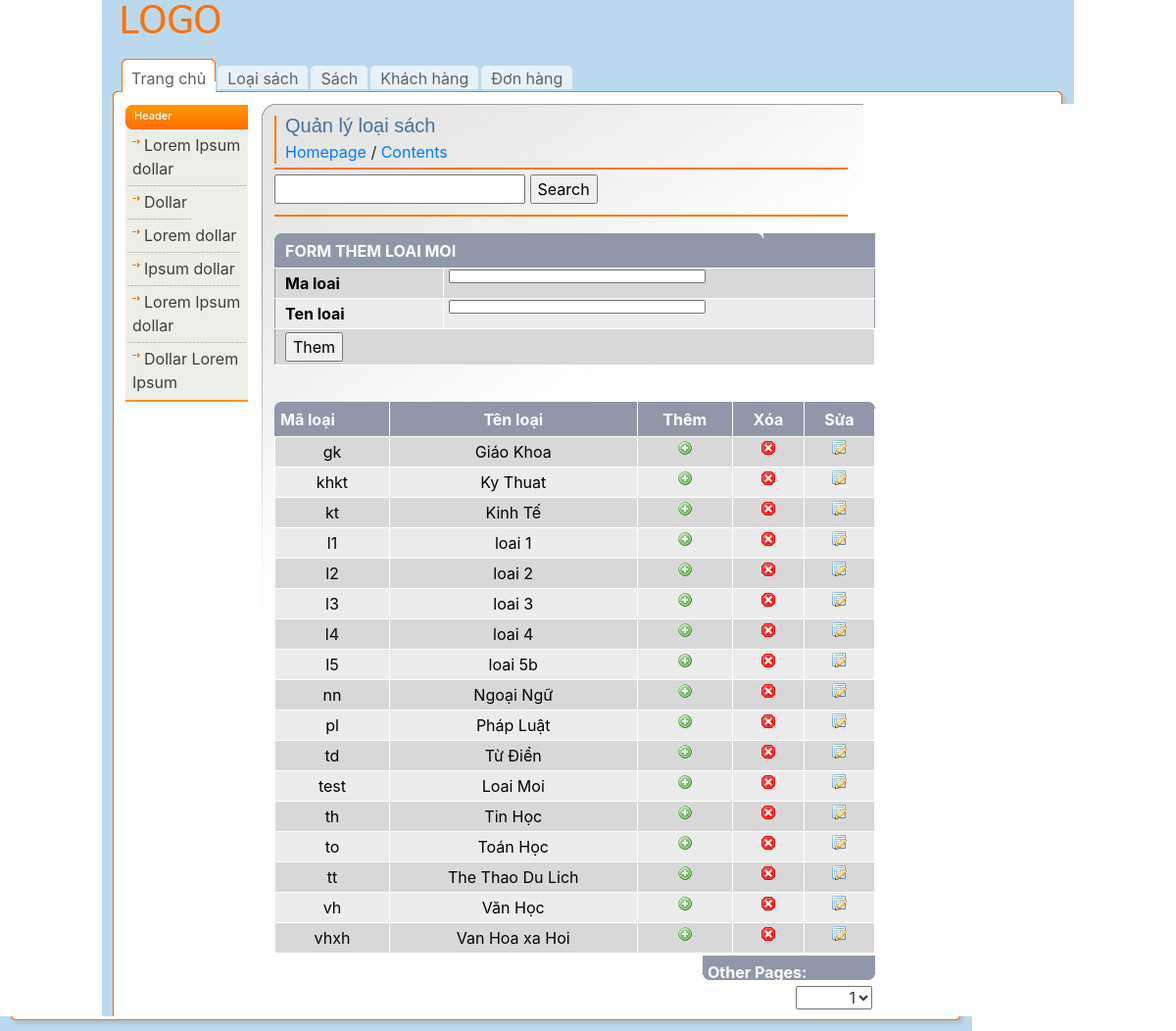
The app's page /admin/index.php with its own data.
### tables this page shows
CREATE TABLE IF NOT EXISTS `loai` (
  `maloai` varchar(5) NOT NULL,
  `tenloai` varchar(50) NOT NULL,
  PRIMARY KEY (`maloai`)
);

### classes/Db.class.php (called while the page is built, shortened)
<?php
class Db{
		private $pdo= null;
		public function __construct()
		{
			$driver="mysql:host=". HOST."; dbname=". DB_NAME;
			try
			{
				$this->pdo = new PDO($driver, DB_USER, DB_PASS);
				$this->pdo->query("set names 'utf8' ");
			}
			catch(PDOException $e)
			{
				echo "Err:". $e->getMessage();	exit();
			}
		}
		private function query($sql, $arr = array(), $mode = PDO::FETCH_ASSOC)
		{
			$stm = $this->pdo->prepare($sql);
			if (!$stm->execute( $arr))
				{
				echo "Sql lỗi.";
				echo $this->sql_debug($sql,$arr);
				}
			return $stm->fetchAll($mode);
		}
		public function exeQuery($sql,  $arr = array(), $mode = PDO::FETCH_ASSOC)
		{
			return $this->query($sql, $arr, $mode);
		}
	}
?>

### classes/Loai.class.php (called while the page is built, shortened)
<?php
class Loai extends Db{
	public function tatCa()
	{
		$sql="select * from loai";
		return $this->exeQuery($sql);
	}
}
?>

### admin/loai.php (the view, shortened to what this page needs)
<?php
include_once("../classes/Loai.class.php");
$loaiDB=new Loai;
	?>
    <?php
$dsloai=$loaiDB->tatCa();
?>
<div class="select-bar">
        <label>
        <input type="text" name="textfield" />
        </label>
        <label>
        <input type="submit" name="Submit" value="Search" />
        </label>
      </div>
      	<form action="" method="post">
                  <div class="table" style="width:500px !important;"> <img src="img/bg-th-left.gif" width="8" height="7" alt="" class="left" /> <img src="img/bg-th-right.gif" width="7" height="7" alt="" class="right" />
        <table class="listing form" cellpadding="0" cellspacing="0" width="400">
          <tr>
            <th class="full" colspan="2">FORM THEM LOAI MOI</th>
          </tr>
          <tr>
            <td class="first" width="172"><strong>Ma loai</strong></td>
            <td class="last"><input type="text" class="text" name="txtMaLoai" id="txtMaLoai" value="<?php if(isset($loaisua[0]['maloai'])) echo $loaisua[0]['maloai']; ?>" /></td>
          </tr>
          <tr class="bg">
            <td class="first" width="172"><strong>Ten loai</strong></td>
            <td class="last"><input type="text" class="text" name="txtTenLoai" id="txtTenLoai" value="<?php if(isset($loaisua[0]['maloai'])) echo $loaisua[0]['tenloai']; ?>" /></td>
          </tr>
          <tr>
            <td class="first" colspan="2"><input type="submit"
            name="<?php if(isset($_REQUEST['ac']) && $_REQUEST['ac']=="sua") echo "btnLuu"; else
			 echo "btnAdd" ?>" value="<?php if(isset($_REQUEST['ac']) && $_REQUEST['ac']=="sua") echo "Luu"; else
			 echo "Them" ?>" /></td>
          </tr>
 			</table>
            </div>
      </form>
      <div class="table"> <img src="img/bg-th-left.gif" width="8" height="7" alt="" class="left" /> <img src="img/bg-th-right.gif" width="7" height="7" alt="" class="right" />
        <table class="listing" cellpadding="0" cellspacing="0">
          <tr>
            <th class="first" >Mã loại</th>
            <th>Tên loại</th>
            <th>Thêm</th>
            <th>Xóa</th>
            <th>Sửa</th>
          </tr>
          <?php
		  $i=1;
		  foreach($dsloai as $loai)
		  {
		  ?>
          <tr <?php if($i%2==0) echo 'class="bg"' ?>>
            <td ><?php echo $loai['maloai'] ?></td>
            <td><?php echo $loai['tenloai'] ?></td>
            <td><img src="img/add-icon.gif" width="16" height="16" alt="" /></td>
            <td><a href="javascript:xoa('<?php echo $loai['maloai'] ?>')"><img src="img/hr.gif" width="16" height="16" alt="" /></a></td>
            <td><a href="index.php?mo=loai&ac=sua&ml=<?php echo $loai['maloai'] ?>"><img src="img/edit-icon.gif" width="16" height="16" alt="" /></a></td>
          </tr>
          <?php
		  	$i++;
		  } ?>
        </table>
        <div class="select"> <strong>Other Pages: </strong>
          <select>
            <option>1</option>
          </select>
        </div>
      </div>

### admin/css/all.css (style rules this page uses)
body { margin:0; padding:0; background:#BBD9EE; color:#000; font-family:tahoma,arial,sans-serif; font-size:11px; }
form { margin:0; padding:0 }
img { border:none; }
a { color:#060606;text-decoration: none }
input { vertical-align:middle }
input.text, select, textarea { font-family:arial,sans-serif; color:#333; font-size:12px; vertical-align:middle; }
input.text { padding:1px 0 0 4px; height:14px; font-weight:normal; }
.select-bar { clear:both; border-top:2px solid #f70; border-bottom:2px solid #f70; padding:5px 0 3px 0; margin:0 0 17px 0; }
div.table { float:left; position:relative; width:614px; margin:0 0 37px 0; }
table.listing { border-bottom:1px solid #9097A9; width:613px; padding:0; margin:0; border:1px solid #9097A9; }
table.listing th { border-top:0 !important; }
table.listing th.full { border-left:0;border-right:0 !important;text-align:left;text-transform:uppercase; }
div.table img.left { position:absolute; top:0; left:0; }
div.table img.right { position:absolute; top:0; right:1px; }
table.listing td, table.listing th { border:1px solid #fff; text-align:center; }
table.listing th { background:#9097A9; color:#fff; padding:5px; }
table.listing td { background:#D8D8D8; color:#000; padding:3px 5px; }
table.listing .bg td { background:#ECECEC; }
table.listing .first { border-left:0px solid #9097A9;text-align:left; }
table.listing .last { border-right:0px solid #9097A9; }
table.listing th.first { background:#9097A9 url(../img/bg-th-left.gif) no-repeat left top;border-left:0; }
table.form .last { padding:1px 0 1px 5px;text-align:left; }
table.form th, table.form td { padding-left:10px; }
table.form input.text { width:262px }
div.table .select { float:right; margin:2px 1px 0 0; width:176px; height:25px; background:#9097A9 url(../img/bg-select.gif); color:#fff; }
div.table .select strong { float:left; padding:5px 0 0 5px; }
div.table .select select { float:right; width:78px; margin:2px 3px 0 0; text-align:right; }

### records on screen
loai: maloai "gk", tenloai "Giáo Khoa"
loai: maloai "khkt", tenloai "Ky Thuat"
loai: maloai "kt", tenloai "Kinh Tế"
loai: maloai "l1", tenloai "loai 1"
loai: maloai "l2", tenloai "loai 2"
loai: maloai "l3", tenloai "loai 3"
loai: maloai "l4", tenloai "loai 4"
loai: maloai "l5", tenloai "loai 5b"
loai: maloai "nn", tenloai "Ngoại Ngữ"
loai: maloai "pl", tenloai "Pháp Luật"
loai: maloai "td", tenloai "Từ Điển"
loai: maloai "test", tenloai "Loai Moi"
loai: maloai "th", tenloai "Tin Học"
loai: maloai "to", tenloai "Toán Học"
loai: maloai "tt", tenloai "The Thao Du Lich"
loai: maloai "vh", tenloai "Văn Học"
loai: maloai "vhxh", tenloai "Van Hoa xa Hoi"
